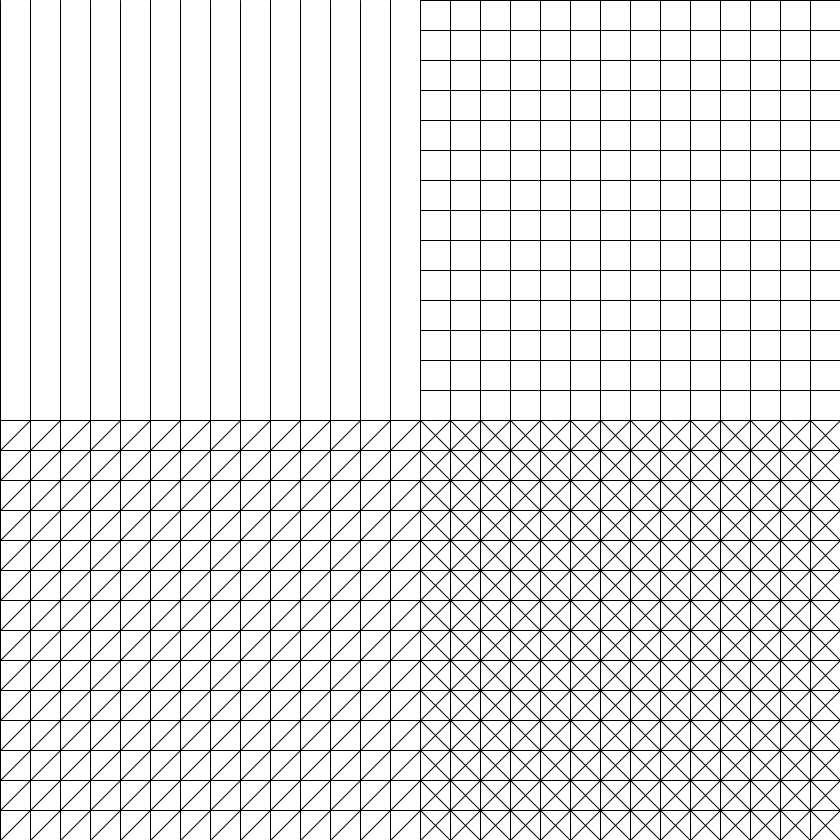
Frame 1 (no input)
Frame 60 (the mouse pressed at the canvas centre just before this capture): identical to frame 1, image omitted
Frame 120 (the mouse held since frame 60 and released just before this capture): identical to frame 1, image omitted

The Processing sketch that drew this single still picture (run headless with seeded random() and noise(); from frame 60 on, the mouse is pressed at the canvas centre):

// Processing sketch: hw02_sol1
// ── hw02_sol1.pde
/*
hw02_sol1.pde
Homework #2
Author: Mindy Ruan
Summary: Solving Sol- Wall Drawing #56 (1970)
A square is divided horizontally and vertically into four equal parts, 
each with lines in four directions superimposed progressively.
http://solvingsol.com/
*/

void setup() {
  size(840, 840);
  background(255);
  
  // Vertical lines (entire canvas)
  stroke(0);
  for (int i = 0; i < 28; i++) {
    line(i*30, 0, i*30, height); 
  }
  // Horizontal lines: Top Right Quadrant
  for (int i = 0; i < 14; i++) {
    line(width/2, i*30, width, i*30);
  }
  // Horizontal lines: Bottom half
  for (int i = 0; i < 14; i++) {
    line(0, height/2 + i*30, width, height/2 + i*30);
  }
  // Diagonal lines (up to right): Bottom half
  for (int i = 1; i < 42; i++) {
    line(i*30, height/2, 0, height/2 + i*30);
  }
  // Diagonal lines (down to right): Bottom Right Quadrant
  for (int i = 0; i < 14; i++) {
    line(width/2 + i*30, height/2, width, height - i*30);
    line(width/2 + i*30, height, width/2, height - i*30);
  }
  
}

void draw() {
  
}
